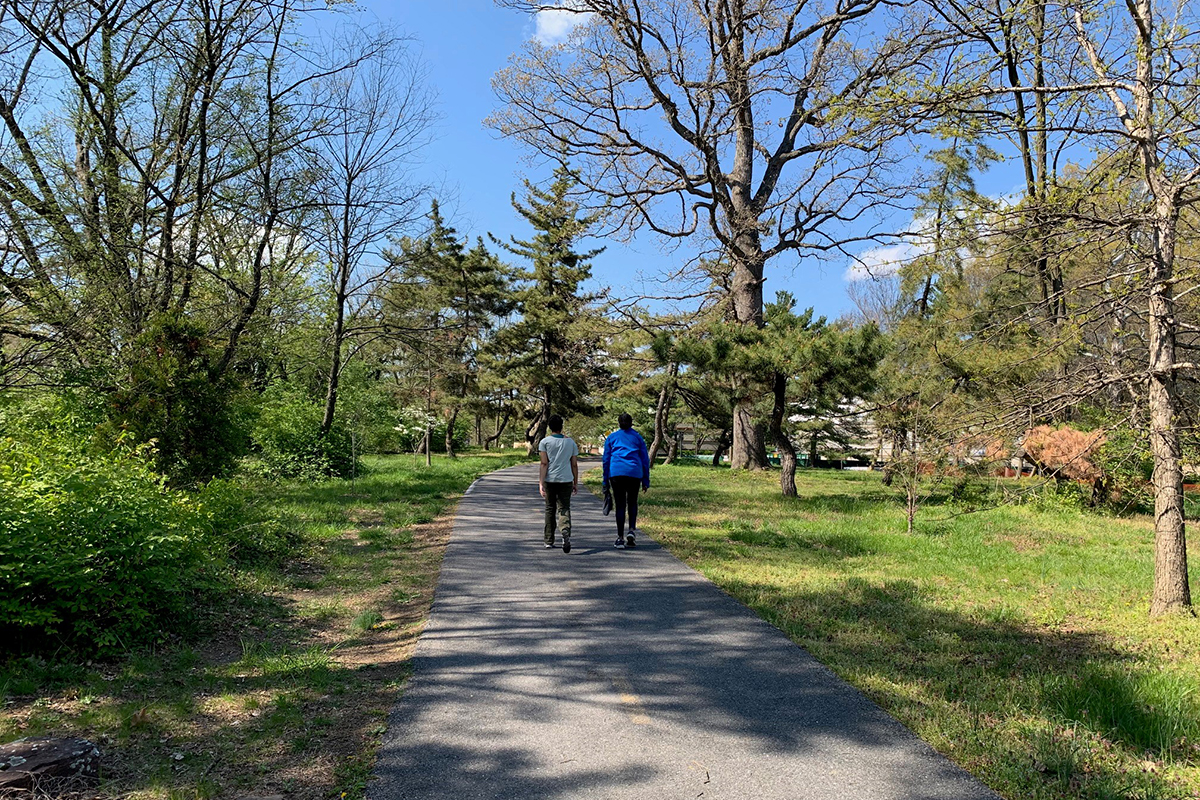
#> input picture detection/photos/ppl1.jpg, 1200 x 800 px; its folder holds only this picture in this run
$ python main.py
#> lines starting #> are read from the running program, lines starting #| are printed output that depends on the picture; after the words box and inside, x2 and y2 are one past the last pixel; in counts of white or black regions, pixels touching at a corner belong together
### detection/detection.py
import numpy as np
import cv2
import imutils
from imutils.object_detection import non_max_suppression
import time


def detection(file: str):
#> called with file = './photos/ppl1.jpg'
    start = time.time()
    hog = cv2.HOGDescriptor()
    hog.setSVMDetector(cv2.HOGDescriptor_getDefaultPeopleDetector())

    frame = cv2.imread(file)
#> frame is the input picture: shape (800, 1200, 3); mean B, G, R 101, 111.9, 101.1
    size = frame.shape[:2]
#> size = (800, 1200)
    frame = imutils.resize(frame, width=min(800, frame.shape[1]))
#> frame: shape (533, 800, 3)

    # frame = cv2.cvtColor(frame, cv2.COLOR_RGB2GRAY)
    boxes, weights = hog.detectMultiScale(frame, winStride=(3, 3),
                                          padding=(8, 8))
#> boxes = [[381, 241, 74, 148], [334, 243, 75, 150]]; weights = [3.52, 3.27]

    boxes = np.array([[x, y, x + w, y + h] for (x, y, w, h) in boxes])
#> boxes = [[381, 241, 455, 389], [334, 243, 409, 393]]
    boxes = non_max_suppression(boxes, probs=None, overlapThresh=0.63)
#> boxes = [[334, 243, 409, 393], [381, 241, 455, 389]]

    # print(len(boxes))
    for (xA, yA, xB, yB) in boxes:
        cv2.rectangle(frame, (xA, yA), (xB, yB),
                      (0, 255, 0), 2)
#> this loop made 2 passes
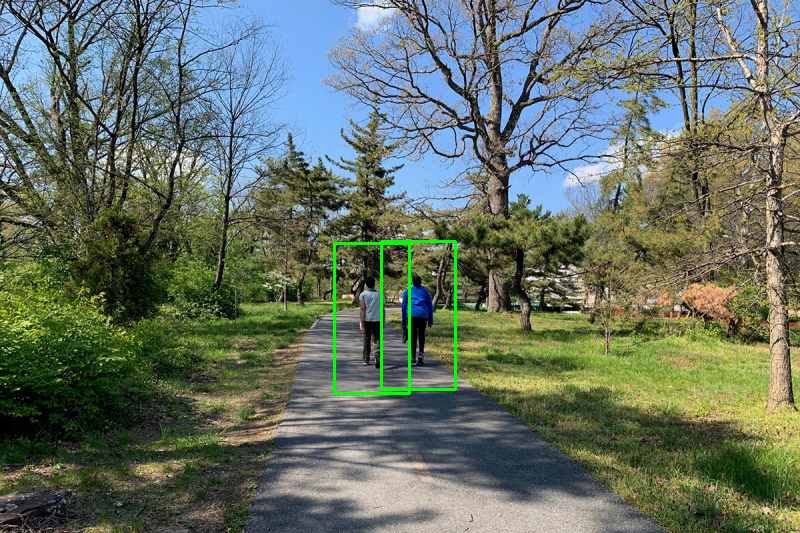
#> frame: shape (533, 800, 3); mean B, G, R 100.4, 112.9, 100.6
    end = time.time()
    cv2.putText(frame, "Detected: " + str(len(boxes)) + " in: " + str(round(end - start, 2)) + "s", (10, 50),
                cv2.FONT_HERSHEY_SIMPLEX, 1, (0, 255, 0), 2,
                cv2.FONT_HERSHEY_SIMPLEX)
    cv2.putText(frame, str(size), (10, 100),
                cv2.FONT_HERSHEY_SIMPLEX, 1, (0, 255, 0), 2,
                cv2.FONT_HERSHEY_SIMPLEX)
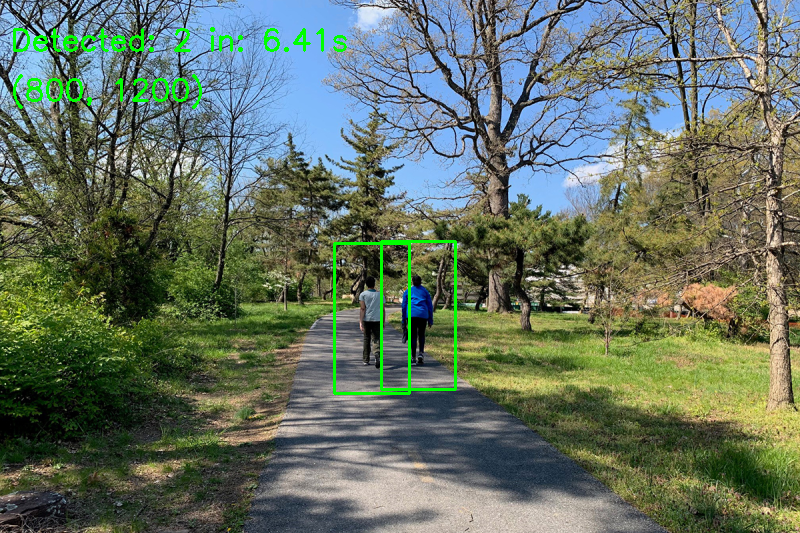
#> frame: shape (533, 800, 3); mean B, G, R 99.2, 113.9, 99.7
    cv2.imshow('frame', frame)

    cv2.waitKey(0)
    cv2.destroyAllWindows()

    return len(boxes)

### detection/main.py

from detection import detection
from os import listdir

ph = listdir("./photos")
for a in ph:
    detection("./photos/" + a)

$ run again, on detection/photos/ppl2.jpg
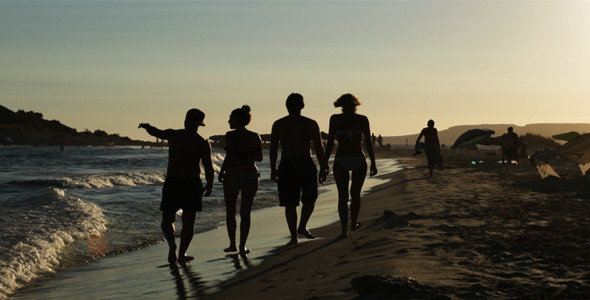
#> input picture detection/photos/ppl2.jpg, 590 x 300 px
#> in detection, frame is the input picture: shape (300, 590, 3); mean B, G, R 83.7, 99.6, 102.5
#> in detection, `boxes, weights = hog.detectMultiScale(frame, winStride=(3, 3), padding..`: boxes = [[305, 83, 88, 177], [252, 89, 91, 181], [194, 97, 92, 184], [132, 83, 108, 215]]; weights = [3.45, 4.44, 3.74, 0.894]
#> in detection, `boxes = np.array([[x, y, x + w, y + h] for (x, y, w, h) in boxes])`: boxes = [[305, 83, 393, 260], [252, 89, 343, 270], [194, 97, 286, 281], [132, 83, 240, 298]]
#> in detection, `boxes = non_max_suppression(boxes, probs=None, overlapThresh=0.63)`: boxes = [[132, 83, 240, 298], [194, 97, 286, 281], [252, 89, 343, 270], [305, 83, 393, 260]]
#> the loop in detection, `for (xA, yA, xB, yB) in boxes:` made 4 passes
#> after the loop in detection, `for (xA, yA, xB, yB) in boxes:`:
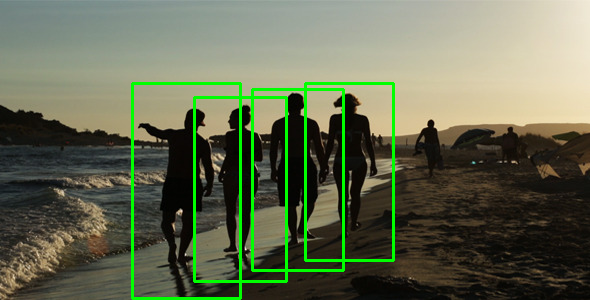
#> frame: shape (300, 590, 3); 3.81% of pixels changed, all inside (x1, y1, x2, y2) = (131, 82, 395, 300)
#> in detection, `cv2.putText(frame, str(size), (10, 100), cv2.FONT_HERSHEY_SIMPLEX, 1, ..`:
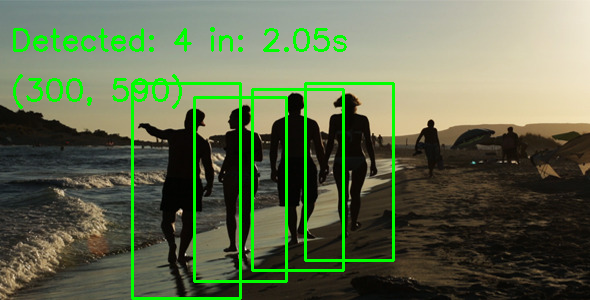
#> frame: shape (300, 590, 3); mean B, G, R 78.8, 108.3, 96.7

$ run again, on detection/photos/ppl4.jpg
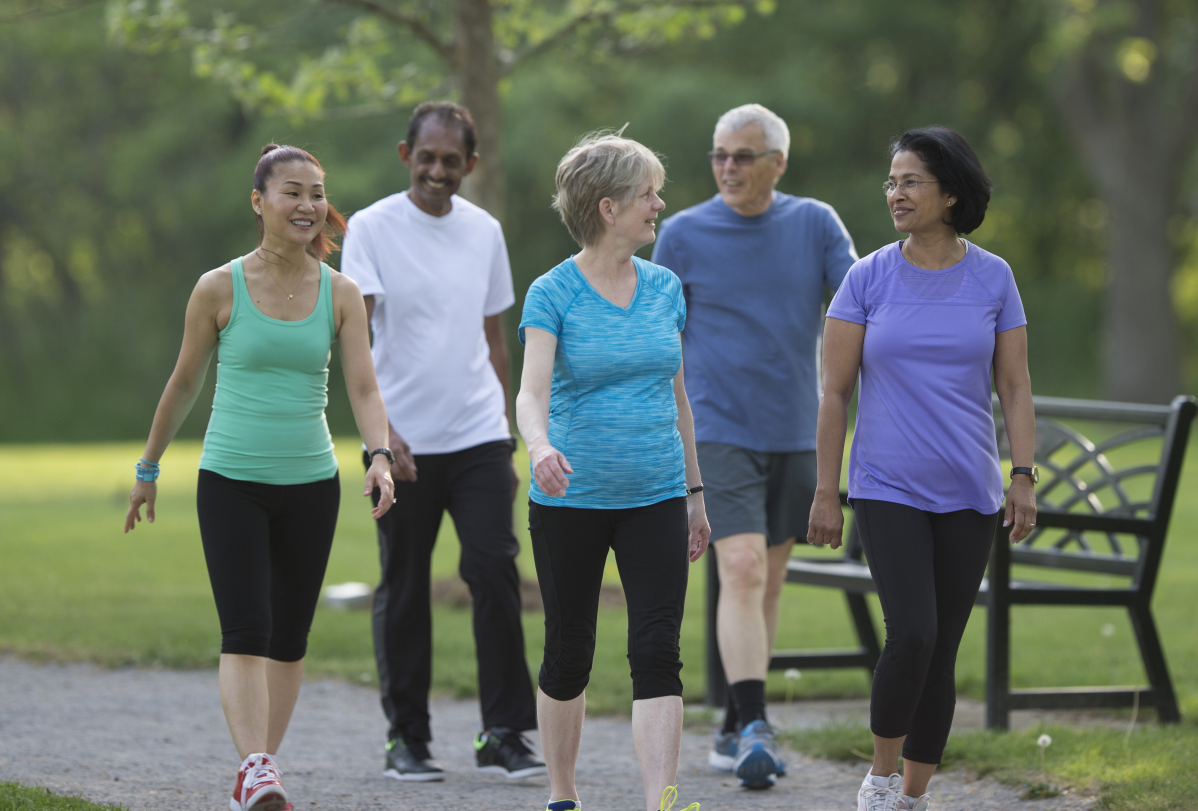
#> input picture detection/photos/ppl4.jpg, 3592 x 2432 px (shown at 1/3 size)
#> in detection, frame is the input picture: shape (2432, 3592, 3); mean B, G, R 98.8, 109, 99.1
#> in detection, `boxes, weights = hog.detectMultiScale(frame, winStride=(3, 3), padding..`: boxes = [[630, 76, 84, 168], [40, 0, 184, 348], [68, 89, 216, 432], [171, 34, 241, 482], [378, 21, 243, 486], [490, 46, 254, 495], [279, 40, 259, 501]]; weights = [1.32, 0.221, 0.432, 1.47, 1.59, 1.57, 0.247]
#> in detection, `boxes = np.array([[x, y, x + w, y + h] for (x, y, w, h) in boxes])`: boxes = [[630, 76, 714, 244], [40, 0, 224, 348], [68, 89, 284, 521], [171, 34, 412, 516], [378, 21, 621, 507], [490, 46, 744, 541], [279, 40, 538, 541]]
#> in detection, `boxes = non_max_suppression(boxes, probs=None, overlapThresh=0.63)`: boxes = [[279, 40, 538, 541], [490, 46, 744, 541], [68, 89, 284, 521], [171, 34, 412, 516]]
#> the loop in detection, `for (xA, yA, xB, yB) in boxes:` made 4 passes
#> after the loop in detection, `for (xA, yA, xB, yB) in boxes:`:
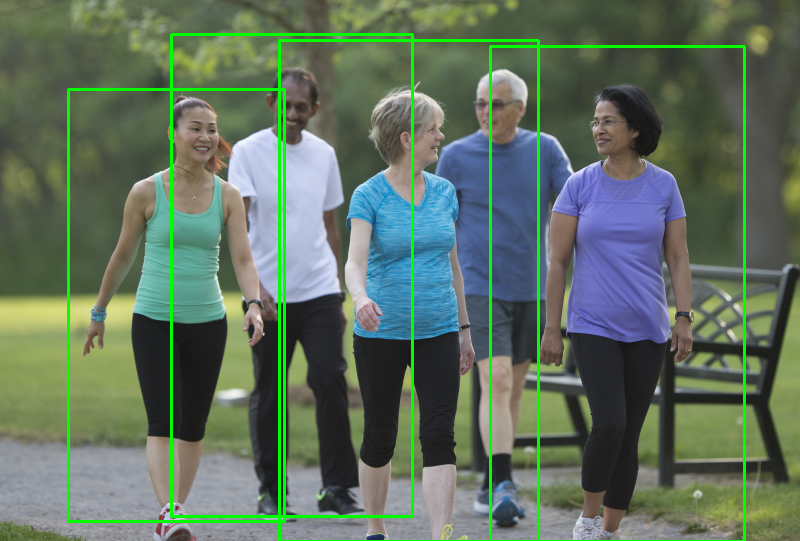
#> frame: shape (541, 800, 3); mean B, G, R 94.9, 114.3, 95.3
#> in detection, `cv2.putText(frame, str(size), (10, 100), cv2.FONT_HERSHEY_SIMPLEX, 1, ..`:
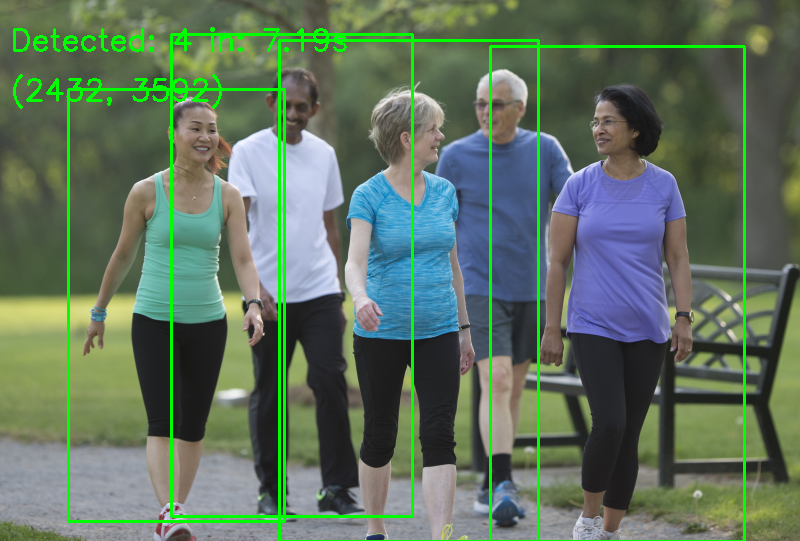
#> frame: shape (541, 800, 3); mean B, G, R 94.3, 115.4, 94.5

$ run again, on detection/photos/ppl5.jpg
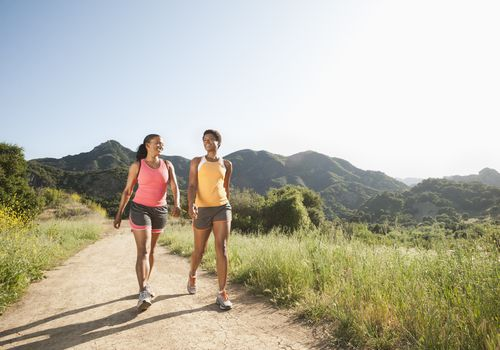
#> input picture detection/photos/ppl5.jpg, 500 x 350 px
#> in detection, frame is the input picture: shape (350, 500, 3); mean B, G, R 166.1, 182.2, 185.3
#> in detection, `boxes, weights = hog.detectMultiScale(frame, winStride=(3, 3), padding..`: boxes = [[98, 111, 103, 207], [159, 107, 104, 208]]; weights = [2.41, 2.41]
#> in detection, `boxes = np.array([[x, y, x + w, y + h] for (x, y, w, h) in boxes])`: boxes = [[98, 111, 201, 318], [159, 107, 263, 315]]
#> the loop in detection, `for (xA, yA, xB, yB) in boxes:` made 2 passes
#> after the loop in detection, `for (xA, yA, xB, yB) in boxes:`:
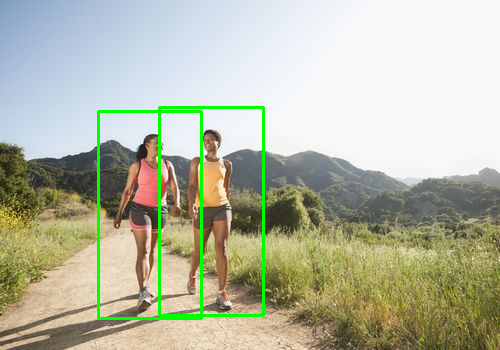
#> frame: shape (350, 500, 3); 2.12% of pixels changed, all inside (x1, y1, x2, y2) = (97, 106, 265, 320)
#> in detection, `cv2.putText(frame, str(size), (10, 100), cv2.FONT_HERSHEY_SIMPLEX, 1, ..`:
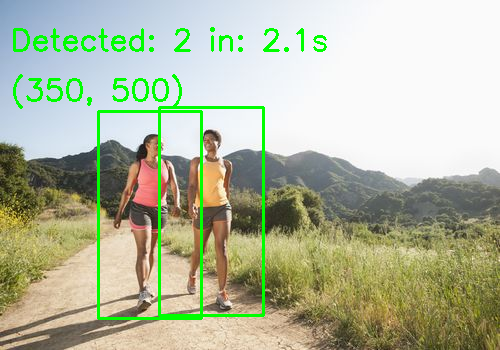
#> frame: shape (350, 500, 3); mean B, G, R 158.6, 184.6, 177.6
